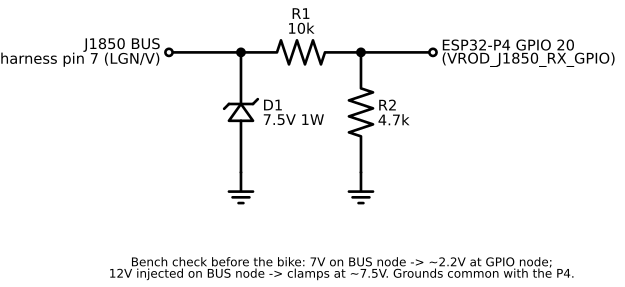

The Python source for this figure:
# J1850 RX front end (Phase 3 Stage 1-2, the sniff build).
# Regenerate: see README.md in this directory.
import schemdraw
import schemdraw.elements as elm

with schemdraw.Drawing(file="j1850_rx.svg", show=False) as d:
    d.config(unit=2.5, fontsize=11)

    bus = d.add(elm.Dot(open=True).label("J1850 BUS\nharness pin 7 (LGN/V)", loc="left"))
    d.add(elm.Line().right().length(1.5))
    tap = d.add(elm.Dot())

    # Clamp: sets the ~7V dominant level and eats transients. Cathode
    # faces the bus — it works in reverse breakdown; forward would pin
    # the bus at 0.7V.
    d.add(elm.Zener().down().reverse().at(tap.center).label("D1\n7.5V 1W", loc="bottom"))
    d.add(elm.Ground())

    # Divider: 7V active -> ~2.2V at the GPIO, inside the P4's 3.3V world.
    d.add(elm.Resistor().right().at(tap.center).label("R1\n10k"))
    node = d.add(elm.Dot())
    d.add(elm.Resistor().down().at(node.center).label("R2\n4.7k", loc="bottom"))
    d.add(elm.Ground())

    d.add(elm.Line().right().at(node.center).length(1.5))
    d.add(elm.Dot(open=True).label("ESP32-P4 GPIO 20\n(VROD_J1850_RX_GPIO)", loc="right"))

    d.add(
        elm.Label()
        .at((3.5, -4.6))
        .label("Bench check before the bike: 7V on BUS node -> ~2.2V at GPIO node;\n"
               "12V injected on BUS node -> clamps at ~7.5V. Grounds common with the P4.",
               fontsize=9)
    )
